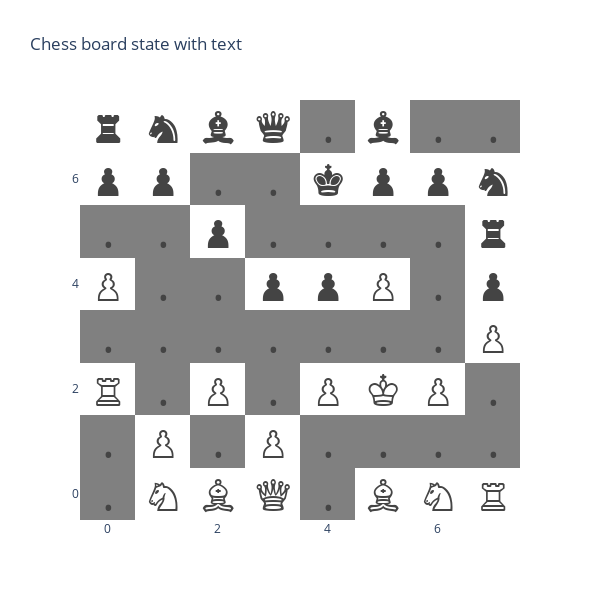

The code cell stored with this chart in its notebook:
### Code cell
def tensor_to_text(board_state: torch.Tensor) -> np.ndarray:
    # Create a mapping from numbers to characters
    # Update this mapping according to your requirements

    # Convert the tensor to numpy array for easier processing
    board_array = board_state.numpy()

    # Create an empty array with the same shape for text
    text_array = np.empty(board_array.shape, dtype=str)

    # Fill the text array with corresponding characters
    for i in range(board_array.shape[0]):
        for j in range(board_array.shape[1]):
            text_array[i, j] = INT_TO_CHAR.get(board_array[i, j], str(board_array[i, j]))

    return text_array

def plot_board_state_with_text(board_state: torch.Tensor):
    # Convert the tensor to a text matrix
    text_matrix = tensor_to_text(board_state)

    # Define the custom colorscale
    colorscale = [
        [0, 'white'],   # Negative values
        [0.49, 'white'],
        [0.5, 'grey'],  # Zero
        [0.51, 'white'],
        [1, 'white']    # Positive values
    ]


    # Create heatmap with text and custom colorscale
    heatmap = go.Heatmap(
        z=board_state.numpy(), 
        text=text_matrix, 
        showscale=False, 
        colorscale=colorscale,
        texttemplate="%{text}",
        textfont=dict(size=48) 
    )

    return heatmap
heatmap = plot_board_state_with_text(move_of_interest_state_RR)

# Define the layout
layout = go.Layout(
    title="Chess board state with text",
    xaxis=dict(ticks='', nticks=8),
    yaxis=dict(ticks='', nticks=8),
    autosize=False,
    width=600,
    height=600
)

# Create figure and plot
fig = go.Figure(data=[heatmap], layout=layout)
fig.show()

### Figure 1 — Plotly figure (JSON) as saved in the notebook; plotly's stock layout.template omitted (floating-point values rounded to 4 significant figures)
{"data": [{"colorscale": [[0, "white"], [0.49, "white"], [0.5, "grey"], [0.51, "white"], [1, "white"]], "showscale": false, "text": [[".", "♘", "♗", "♕", ".", "♗", "♘", "♖"], [".", "♙", ".", "♙", ".", ".", ".", "."], ["♖", ".", "♙", ".", "♙", "♔", "♙", "."], [".", ".", ".", ".", ".", ".", ".", "♙"], ["♙", ".", ".", "♟", "♟", "♙", ".", "♟"], [".", ".", "♟", ".", ".", ".", ".", "♜"], ["♟", "♟", ".", ".", "♚", "♟", "♟", "♞"], ["♜", "♞", "♝", "♛", ".", "♝", ".", "."]], "textfont": {"size": 48}, "texttemplate": "%{text}", "type": "heatmap", "z": [[0, 2, 3, 5, 0, 3, 2, 4], [0, 1, 0, 1, 0, 0, 0, 0], [4, 0, 1, 0, 1, 6, 1, 0], [0, 0, 0, 0, 0, 0, 0, 1], [1, 0, 0, -1, -1, 1, 0, -1], [0, 0, -1, 0, 0, 0, 0, -4], [-1, -1, 0, 0, -6, -1, -1, -2], [-4, -2, -3, -5, 0, -3, 0, 0]]}], "layout": {"autosize": false, "height": 600, "title": {"text": "Chess board state with text"}, "width": 600, "xaxis": {"nticks": 8, "ticks": ""}, "yaxis": {"nticks": 8, "ticks": ""}}}
